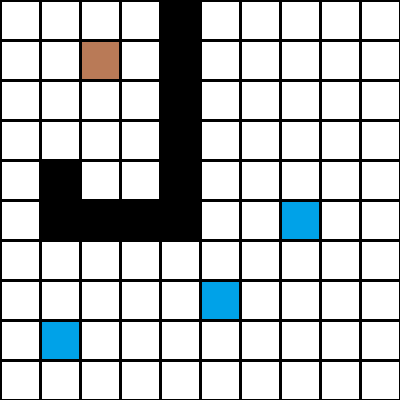
#> input picture path finding/test_images/test_image21.png, 400 x 400 px
$ python inversepath4way.py   (Python 2 division)
#> lines starting #> are read from the running program, lines starting #| are printed output that depends on the picture; after the words box and inside, x2 and y2 are one past the last pixel; in counts of white or black regions, pixels touching at a corner belong together
import cv2
import numpy as np
from heapq import *
x=87
y=232
def h(a,b):
   return (b[0]-a[0])+(b[1]-a[1])
def astar(start,goal):
  cs1=cs=start
  gs=goal
  close=set()
  parent={}
  gval={(start):0}
  fval={(start):gval[start]+h(start,goal)}
  s=[]
  axis={(0,1),(0,-1),(1,0),(-1,0)}
  heappush(s,(fval[start],start))
  fu=0
  close.add(cs)


  while cs !=gs and cs1 !=gs:
   cs=heappop(s)[1]
   for i,j in axis:
    current=cs[0]+i,cs[1]+j
    if 0<= current[0] <10 and 0<= current[1] <10:

       if a[current[0]][current[1]] ==100:
           continue
    else:
       continue

    if i==0 or j ==0:
      g=(gval[cs]+10)
    elif i !=0 and j != 0:
      g=(gval[cs]+14)

    f=g+h(current,goal)

    if current in close :
          continue
    parent[current]=cs
    close.add(current)

    if current ==gs:
      path=[]
      loop=0
      while current in parent:
         loop=loop+1
         path.append(current)
         fuck=current
         current=parent[current]
         cv2.line(img,(((fuck[1]+1)*40)-20,((fuck[0]+1)*40)-20),(((current[1]+1)*40)-20,((current[0]+1)*40)-20),(255,255,0),3)
      path.append(start)
      print path
      for f in range(0,loop+1):
        print path[loop]
        loop=loop-1

      #print path[1]
      cs1=gs

    gval[current]=g
    fval[current]=f
    heappush(s,(fval[current],current))


img=cv2.imread('test_images/test_image21.png')  #read the image
#> img is the input picture: shape (400, 400, 3); mean B, G, R 194.3, 192.8, 189.2
b=[]
a=[]
gorow=[0]*4
gocol=[0]*4
p=q=0
for i1 in xrange (20,400,40):     ##coverting the image into a matrix

  i=(((i1-20)/40))
  a.append([])

  for j1 in xrange (20,400,40):
      j=(((j1-20)/40))

      if (img[i1,j1,0]==255):
         a[i].append(0)

      if (img[i1,j1,0]==x ):
         a[i].append(0)

         strow=i
         stcol=j
      if (img[i1,j1,0]==y):
         a[i].append(0)
         gorow[p]=i
         gocol[q]=j
         p=p+1
         q=q+1
      if (img[i1,j1,0]==0):
         a[i].append(100)

for i in range (10):
    print a[i]


start=(strow,stcol)
goal=(gorow[0],gocol[0])
astar(start,goal)
#> after the loop in astar, `while cs !=gs and cs1 !=gs:`:
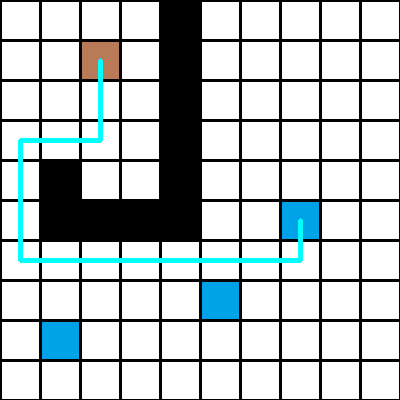
#> img: shape (400, 400, 3); 1.88% of pixels changed, all inside (x1, y1, x2, y2) = (18, 58, 303, 263)
#> after the loop in astar, `while cs !=gs and cs1 !=gs:`: close = 52 items; cs1 = (5, 7); fuck = (2, 2); fval = 51 items; loop = -1; parent = 51 items; path = [(5, 7), (6, 7), (6, 6), (6, 5), (6, 4), (6, 3), (6, 2), (6, 1), (6, 0), (5, 0), (4, 0), (3, 0), (3, 1), (3, 2), (2, 2), (1, 2)]
start=(gorow[0],gocol[0])
goal=(gorow[1],gocol[1])
astar(start,goal)
#> call 2 of astar, with start = (5, 7), goal = (7, 5)
#> the loop in astar (call 2), `while cs !=gs and cs1 !=gs:` made 18 passes
#> cs on passes 2 to 13: (5, 8), (6, 7), (4, 7), (5, 6), (5, 9), (6, 8), (7, 7), (4, 8), (6, 6), (3, 7), (4, 6), (5, 5)
#| [(7, 5), (7, 6), (7, 7), (6, 7), (5, 7)]
#| (5, 7)
#| (6, 7)
#| (7, 7)
#| (7, 6)
#| (7, 5)
#> after the loop in astar (call 2), `while cs !=gs and cs1 !=gs:`:
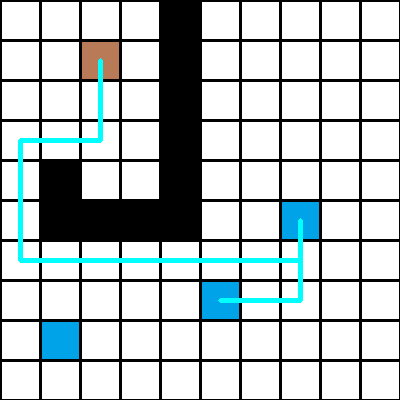
#> img: shape (400, 400, 3); 0.37% of pixels changed, all inside (x1, y1, x2, y2) = (218, 261, 303, 303)
#> after the loop in astar (call 2), `while cs !=gs and cs1 !=gs:`: close = 29 items; cs1 = (7, 5); fuck = (6, 7); fval = 28 items; loop = -1; parent = 28 items; path = [(7, 5), (7, 6), (7, 7), (6, 7), (5, 7)]

cv2.imshow('nav',img)
cv2.waitKey(0)
cv2.destroyAllWindows()

$ run again, with path finding/test_images/test_image2.png copied over path finding/test_images/test_image21.png
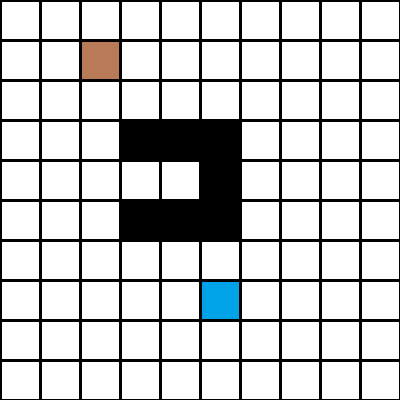
#> input picture path finding/test_images/test_image2.png, 400 x 400 px
#> img is the input picture: shape (400, 400, 3); mean B, G, R 201.3, 201, 200.1
#> after the loop in astar, `while cs !=gs and cs1 !=gs:`:
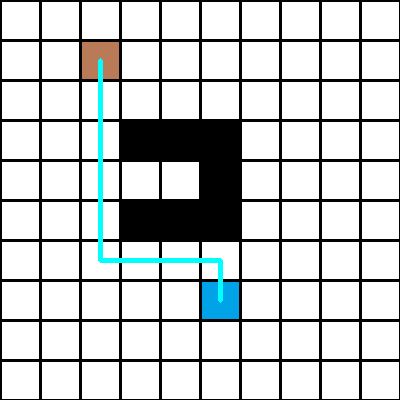
#> img: shape (400, 400, 3); 1.13% of pixels changed, all inside (x1, y1, x2, y2) = (98, 58, 223, 303)
#> after the loop in astar, `while cs !=gs and cs1 !=gs:`: close = 67 items; cs1 = (7, 5); fuck = (2, 2); fval = 66 items; loop = -1; parent = 66 items; path = [(7, 5), (6, 5), (6, 4), (6, 3), (6, 2), (5, 2), (4, 2), (3, 2), (2, 2), (1, 2)]
#> the loop in astar (call 2), `while cs !=gs and cs1 !=gs:` made 91 passes
#> cs on passes 2 to 9: (7, 6), (8, 5), (6, 5), (7, 4), (7, 7), (8, 6), (9, 5), (6, 6)
#> (printed output is left out)
#> after the loop in astar (call 2), `while cs !=gs and cs1 !=gs:`:
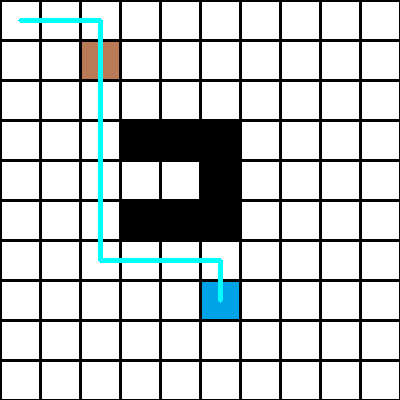
#> img: shape (400, 400, 3); 0.37% of pixels changed, all inside (x1, y1, x2, y2) = (18, 18, 103, 60)
#> after the loop in astar (call 2), `while cs !=gs and cs1 !=gs:`: close = 93 items; cs1 = (0, 0); fuck = (6, 5); fval = 92 items; loop = -1; parent = 92 items; path = [(0, 0), (0, 1), (0, 2), (1, 2), (2, 2), (3, 2), (4, 2), (5, 2), (6, 2), (6, 3), (6, 4), (6, 5), (7, 5)]

$ run again, with path finding/test_images/test_image3.png copied over path finding/test_images/test_image21.png
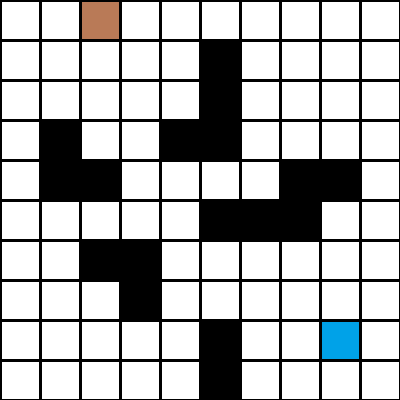
#> input picture path finding/test_images/test_image3.png, 400 x 400 px
#> img is the input picture: shape (400, 400, 3); mean B, G, R 179.5, 179.2, 178.3
#> after the loop in astar, `while cs !=gs and cs1 !=gs:`:
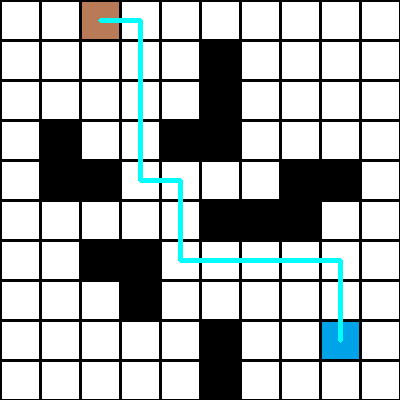
#> img: shape (400, 400, 3); 1.75% of pixels changed, all inside (x1, y1, x2, y2) = (98, 18, 343, 343)
#> after the loop in astar, `while cs !=gs and cs1 !=gs:`: close = 79 items; cs1 = (8, 8); fuck = (0, 3); fval = 78 items; loop = -1; parent = 78 items; path = [(8, 8), (7, 8), (6, 8), (6, 7), (6, 6), (6, 5), (6, 4), (5, 4), (4, 4), (4, 3), (3, 3), (2, 3), (1, 3), (0, 3), (0, 2)]
#> the loop in astar (call 2), `while cs !=gs and cs1 !=gs:` made 81 passes
#> cs on passes 2 to 9: (8, 9), (9, 8), (7, 8), (8, 7), (9, 9), (7, 9), (9, 7), (6, 8)
#> (printed output is left out)
#> after the loop in astar (call 2), `while cs !=gs and cs1 !=gs:`:
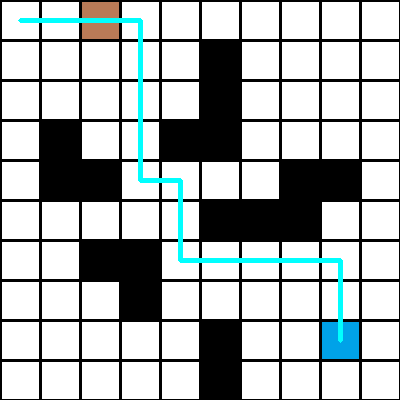
#> img: shape (400, 400, 3); 0.25% of pixels changed, all inside (x1, y1, x2, y2) = (18, 18, 100, 23)
#> after the loop in astar (call 2), `while cs !=gs and cs1 !=gs:`: close = 83 items; cs1 = (0, 0); fuck = (7, 8); fval = 82 items; loop = -1; parent = 82 items; path = [(0, 0), (0, 1), (0, 2), (0, 3), (1, 3), (2, 3), (3, 3), (4, 3), (4, 4), (5, 4), (6, 4), (6, 5), (6, 6), (6, 7), (6, 8), (7, 8), (8, 8)]

$ run again, with path finding/test_images/test_image4.png copied over path finding/test_images/test_image21.png
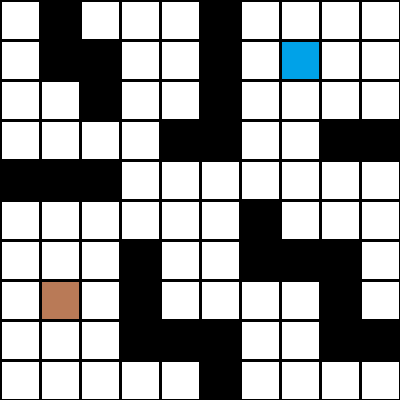
#> input picture path finding/test_images/test_image4.png, 400 x 400 px
#> img is the input picture: shape (400, 400, 3); mean B, G, R 157.6, 157.3, 156.5
#> after the loop in astar, `while cs !=gs and cs1 !=gs:`:
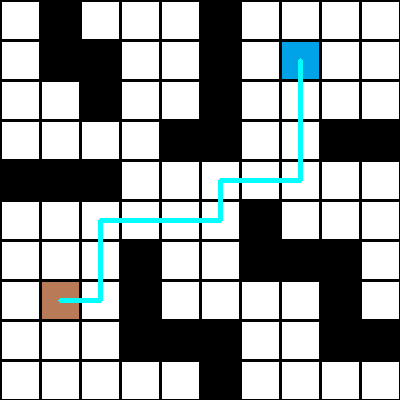
#> img: shape (400, 400, 3); 1.5% of pixels changed, all inside (x1, y1, x2, y2) = (58, 58, 303, 303)
#> after the loop in astar, `while cs !=gs and cs1 !=gs:`: close = 61 items; cs1 = (1, 7); fuck = (7, 2); fval = 60 items; loop = -1; parent = 60 items; path = [(1, 7), (2, 7), (3, 7), (4, 7), (4, 6), (4, 5), (5, 5), (5, 4), (5, 3), (5, 2), (6, 2), (7, 2), (7, 1)]
#> the loop in astar (call 2), `while cs !=gs and cs1 !=gs:` made 68 passes
#> cs on passes 2 to 9: (1, 8), (2, 7), (0, 7), (1, 6), (1, 9), (2, 8), (3, 7), (0, 8)
#> (printed output is left out)
#> after the loop in astar (call 2), `while cs !=gs and cs1 !=gs:`:
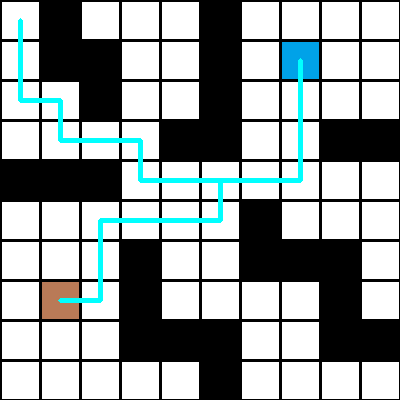
#> img: shape (400, 400, 3); 1.11% of pixels changed, all inside (x1, y1, x2, y2) = (18, 18, 220, 183)
#> after the loop in astar (call 2), `while cs !=gs and cs1 !=gs:`: close = 72 items; cs1 = (0, 0); fuck = (2, 7); fval = 71 items; loop = -1; parent = 71 items; path = [(0, 0), (1, 0), (2, 0), (2, 1), (3, 1), (3, 2), (3, 3), (4, 3), (4, 4), (4, 5), (4, 6), (4, 7), (3, 7), (2, 7), (1, 7)]
